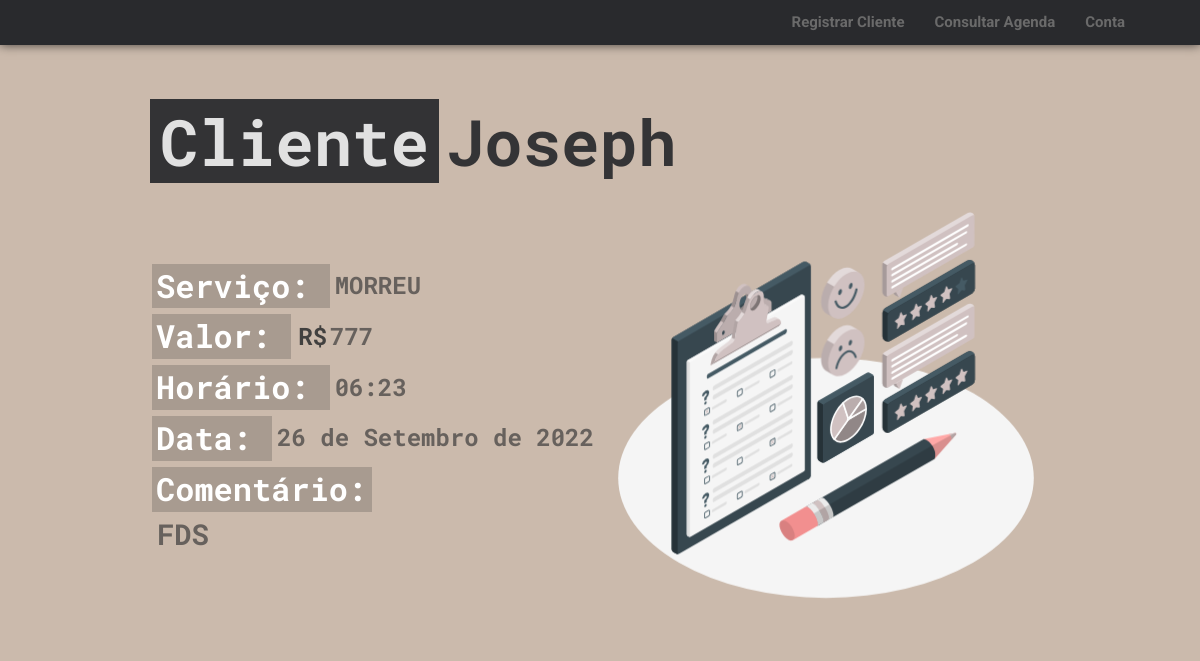
Screenshot of /cliente/32 (signed in) with the database file from the repository.
### agenda/models.py (models this page shows, shortened)
class Agenda(models.Model):
    usuario = models.ForeignKey(User, on_delete=models.SET_NULL, null=True)
    cliente = models.CharField(max_length=100)
    valor = models.CharField(max_length=10)
    servico = models.ForeignKey(Categoria, on_delete=models.SET_NULL, null=True)
    data = models.DateField()
    horario = models.TimeField()
    descricao = models.TextField(max_length=999)
    concluido = models.BooleanField(default=False)

class Categoria(models.Model):
    categoria = models.CharField(max_length=40)
    def __str__(self):
        return f'{self.categoria}'

### agenda/views.py (the view)
# urls.py: path('cliente/<int:id>', views.ClienteView.as_view(), name='cliente'),
class ClienteView(View):
    def get(self, request, id):
        if request.user.is_authenticated:
            publicacao = Agenda.objects.filter(usuario = request.user, id = id)
            for cliente in publicacao:
                nome = cliente.cliente
            return render(request, 'agenda/pages/client.html',
            context = {
                'publicacao':publicacao,
                'nome':nome,
            })
        else:
            return redirect('agenda:login')

### agenda/templates/agenda/pages/client.html (shortened to what this page needs)
{% load static %}
<!doctype html>
<html lang="pt-br">
    <head>
        <link rel="stylesheet"      type="text/css" href="{% static 'css/client.css'    %}">
        <link rel="stylesheet"      type="text/css" href="{% static 'css/navbar.css'    %}">
        <link rel="stylesheet"      type="text/css" href="{% static 'css/normalize.css' %}">
    </head>
    <body>
        {% include 'agenda/partials/header.html' %}
        <main>
            <div class="container">
                <h2 id="title"><span class="title">Cliente</span><span class="title-client">{{nome}}</span></h2>
                <div class="wrapper">
                    <div class="tabela">
                        <table>
                            {% for cliente in publicacao %}
                                <tr>
                                    <td><h3>Serviço:</h3></td>
                                    <td><p>{{cliente.servico}}</p></td>
                                </tr>
                                <tr>
                                    <td>
                                        <h3>Valor:</h3>
                                    </td>
                                    <td>
                                        <p><span style="padding: 0 3px 0 2px; color: #363636ec;">R$</span>{{cliente.valor}}</p>
                                    </td>
                                </tr>
                                <tr>
                                    <td><h3>Horário:</h3></td>
                                    <td><p>{{cliente.horario}}</p></td>
                                </tr>
                                <tr>
                                    <td><h3>Data:</h3></td>
                                    <td><p>{{cliente.data}}</p></td>
                                </tr>
                                <tr class="coment">
                                    <td colspan="2"><h3>Comentário:</h3></td>
                                </tr>
                                <tr class="coment">
                                    <td colspan="2"><p>{{cliente.descricao}}</p></td>
                                </tr>
                            {% endfor %}
                        </table>
                    </div>
                    <div class="svg">
                    </div>
                </div>
            </div>
        </main>
    </body>
</html>

### static/css/client.css (style rules this page uses)
* { margin: 0; padding: 0; outline: none; box-sizing: border-box; font-family: 'Roboto Mono', sans-serif; }
html, body { height: 100%; background-color: #cbbaac; overflow-x: hidden; }
.container { height: 100%; margin: 0 auto; max-width: 900px; }
#title { margin-top: 60px; color: rgb(225 225 225); font-size: 4em; z-index: 2; position: relative; }
.title-client { margin-left: 7px; color: #292a2dee; }
.title { width: 200px; height: 90px; padding: 0 10px; background-color: #292a2dee; }
.wrapper { position: relative; height: 100%; display: flex; color: #292a2dee; max-width: 900px; margin: 80px auto; }
.wrapper h3 { color: white; font-size: 2em; display: inline-block; padding: 4px 20px 4px 4px; background-color: #3636363b; }
.wrapper p { color: #363636ab; font-size: 1.5em; float: left; position: absolute; top: 50%; padding-left: 5px; font-weight: bold; transform: translateY(-50%); }
.tabela { width: 50%; max-width: 50%; }
table { width: 100%; }
table tr { width: 100%; display: inline-block; padding: 3px 0; position: relative; }
table td { float: left; }
.coment h3 { padding: none !important; text-align: center; width: calc(100% - 15px); }
.coment p { text-align: left; font-size: 1.8em; display: inline-block; margin-top:10px; z-index: 99; }
.svg { width: 50%; position: relative; top: -75px; }

### rows the page displays
Agenda: cliente "Joseph", servico "MORREU", valor "777", horario "06:23", data "26 de Setembro de 2022", descricao "FDS"
